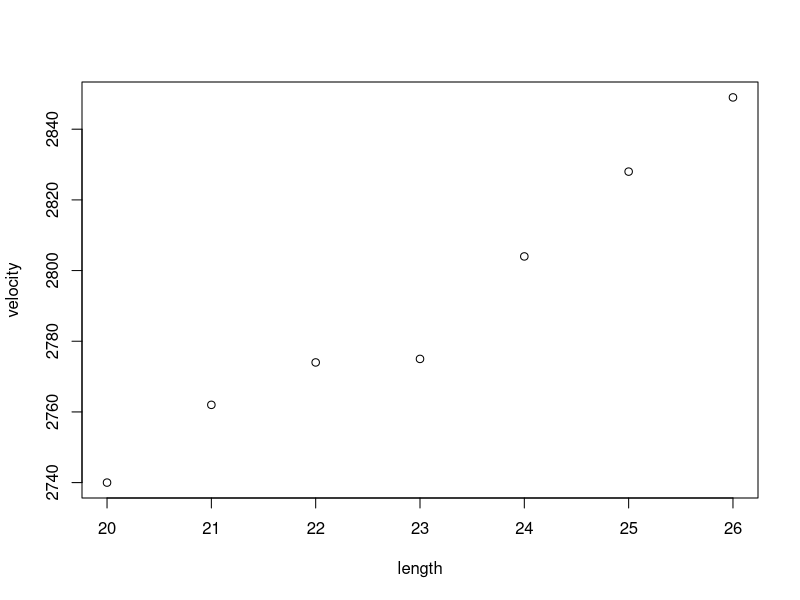

Reproduce this figure in R.
# Data from:
# https://rifleshooter.com/2015/12/223-remington-5-56mm-nato-barrel-length-and-velocity-26-inches-to-6-inches/

velocity = data.frame(length = 26:20
        , velocity = c(2849, 2828, 2804, 2775, 2774, 2762, 2740))

with(velocity, plot(length, velocity))

fit = lm(velocity ~ length, velocity)

summary(fit)

# So velocity increases by about 18 ft/s per inch of barrel in the region
# of 20 - 26 inches.

predict(fit)

# How much does an extra inch of barrel weigh?
outer_diam = 0.75
inner_diam = 0.22
steel_density = 0.285

# Each inch adds an extra 0.115 lbs
mass_inch = pi * ((outer_diam/2)^2 - (inner_diam/2)^2) * steel_density

# A 20" barrel is about 0.7 lbs lighter than a 26"
6 * mass_inch

# Maybe a 22" barrel in the light palma contour is the sweet spot for me.
4 * mass_inch

